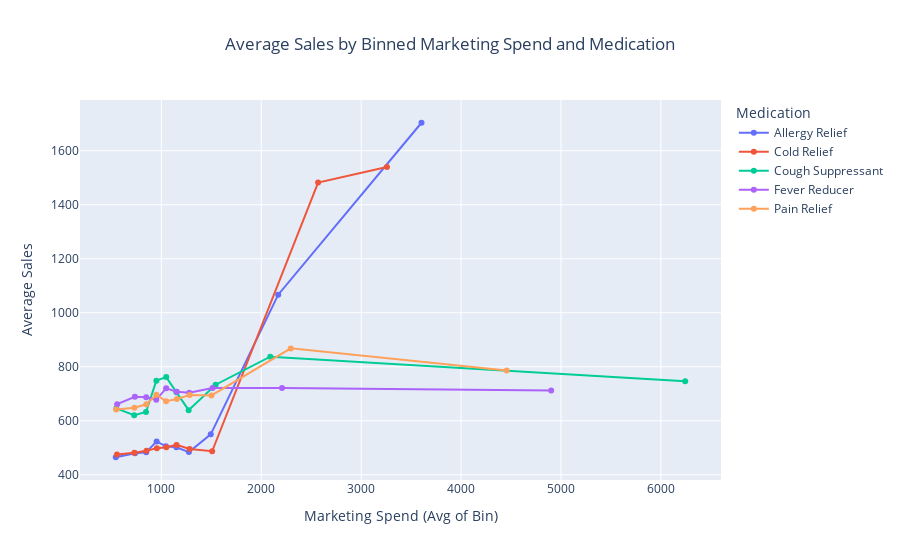

Notebook cell for this chart:
### Markdown cell above
This plot supports the idea that Google Trends can serve as a leading indicator of medication demand, as all fitted trendlines show a positive slope. This suggests that higher search interest is generally associated with increased sales. 

Medications tied to seasonal or outbreak-driven symptoms, such as cough suppressants, cold relief, and allergy medications which exhibit the steepest slopes, indicating that their sales may be more sensitive to changes in public interest.

A higher slope reflects a stronger rate of increase in sales with rising search volume, making these categories potentially more predictable or responsive in demand forecasting efforts.

### Code cell
# Instead of plotting raw Marketing Spend (which is too noisy), we bin it into 10 quantiles.
# This groups spend values into 10 buckets based on distribution, not fixed ranges, but balanced by count.
# We use qcut (quantile cut) to do that, and drop duplicates just in case some bins overlap due to identical values.
df_eda['Spend_bin'] = pd.qcut(df_eda['Marketing_Spend'], q=10, duplicates='drop')

# Now we aggregate by bin and Medication — we are getting the average Sales and average Spend per combination.
# This simplifies the data and gives us a much cleaner way to look at how sales behave across increasing spend levels.
agg_bin = df_eda.groupby(['Spend_bin', 'Medication'], observed=True).agg(
    Avg_Sales=('Sales', 'mean'),
    Avg_Spend=('Marketing_Spend', 'mean')
).reset_index()

# We convert the bin intervals (which are unappealing like "[1354.0, 1785.5]") into strings for tooltips only.
# The x-axis will use Avg_Spend instead, so the spacing actually reflects the amount of money spent.
agg_bin['Spend_bin'] = agg_bin['Spend_bin'].astype(str)

# Now we plot where x-axis is Avg_Spend, y-axis is Avg_Sales, and the color shows the Medication type.
# This gives us a clean line chart with markers, showing how sales change with increasing spend.
# Much easier to interpret than a messy scatter (which is what we tried to improve from our old graphs).
fig = px.line(
    agg_bin,
    x='Avg_Spend',
    y='Avg_Sales',
    color='Medication',
    markers=True,
    title='Average Sales by Binned Marketing Spend and Medication',
    labels={'Avg_Spend': 'Marketing Spend (Avg of Bin)', 'Avg_Sales': 'Average Sales'}
)

# Center the title and show the figure.
fig.update_layout(title_x=0.5)
fig.show()

### Figure 1 — Plotly figure (JSON) as saved in the notebook; plotly's stock layout.template omitted (floating-point values rounded to 4 significant figures)
{"data": [{"hovertemplate": "Medication=Allergy Relief<br>Marketing Spend (Avg of Bin)=%{x}<br>Average Sales=%{y}<extra></extra>", "legendgroup": "Allergy Relief", "line": {"color": "#636efa", "dash": "solid"}, "marker": {"symbol": "circle"}, "mode": "lines+markers", "name": "Allergy Relief", "orientation": "v", "showlegend": true, "type": "scatter", "x": [543.7, 736.1, 848.1, 952.6, 1045.0, 1150.0, 1275.0, 1494.0, 2169.0, 3604.0], "xaxis": "x", "y": [464.8, 479.9, 483.4, 523.6, 505.2, 501.6, 484.0, 549.6, 1067, 1704.0], "yaxis": "y"}, {"hovertemplate": "Medication=Cold Relief<br>Marketing Spend (Avg of Bin)=%{x}<br>Average Sales=%{y}<extra></extra>", "legendgroup": "Cold Relief", "line": {"color": "#EF553B", "dash": "solid"}, "marker": {"symbol": "circle"}, "mode": "lines+markers", "name": "Cold Relief", "orientation": "v", "showlegend": true, "type": "scatter", "x": [555.3, 729.4, 851.3, 954.9, 1050.0, 1152.0, 1283.0, 1508.0, 2569.0, 3258.0], "xaxis": "x", "y": [475.5, 481.6, 488.8, 498.5, 501.9, 510.6, 495.8, 486.9, 1482.0, 1540.0], "yaxis": "y"}, {"hovertemplate": "Medication=Cough Suppressant<br>Marketing Spend (Avg of Bin)=%{x}<br>Average Sales=%{y}<extra></extra>", "legendgroup": "Cough Suppressant", "line": {"color": "#00cc96", "dash": "solid"}, "marker": {"symbol": "circle"}, "mode": "lines+markers", "name": "Cough Suppressant", "orientation": "v", "showlegend": true, "type": "scatter", "x": [549.1, 727.9, 846.1, 949.8, 1049.0, 1151.0, 1273.0, 1543.0, 2090.0, 6243.0], "xaxis": "x", "y": [645.7, 620.3, 632.4, 748.6, 761.8, 705.6, 639.3, 733.5, 837.5, 746.4], "yaxis": "y"}, {"hovertemplate": "Medication=Fever Reducer<br>Marketing Spend (Avg of Bin)=%{x}<br>Average Sales=%{y}<extra></extra>", "legendgroup": "Fever Reducer", "line": {"color": "#ab63fa", "dash": "solid"}, "marker": {"symbol": "circle"}, "mode": "lines+markers", "name": "Fever Reducer", "orientation": "v", "showlegend": true, "type": "scatter", "x": [557.5, 734.6, 847.8, 948.7, 1048.0, 1154.0, 1279.0, 1513.0, 2208.0, 4902.0], "xaxis": "x", "y": [661.5, 688.9, 687.4, 677.9, 720.0, 707.8, 703.6, 721.6, 721.1, 711.9], "yaxis": "y"}, {"hovertemplate": "Medication=Pain Relief<br>Marketing Spend (Avg of Bin)=%{x}<br>Average Sales=%{y}<extra></extra>", "legendgroup": "Pain Relief", "line": {"color": "#FFA15A", "dash": "solid"}, "marker": {"symbol": "circle"}, "mode": "lines+markers", "name": "Pain Relief", "orientation": "v", "showlegend": true, "type": "scatter", "x": [547.0, 730.0, 849.2, 950.2, 1047.0, 1155.0, 1283.0, 1501.0, 2295.0, 4456.0], "xaxis": "x", "y": [641.3, 648.5, 660.8, 696.0, 672.1, 680.6, 695.0, 693.7, 868.1, 785.8], "yaxis": "y"}], "layout": {"legend": {"title": {"text": "Medication"}, "tracegroupgap": 0}, "title": {"text": "Average Sales by Binned Marketing Spend and Medication", "x": 0.5}, "xaxis": {"anchor": "y", "domain": [0, 1], "title": {"text": "Marketing Spend (Avg of Bin)"}}, "yaxis": {"anchor": "x", "domain": [0, 1], "title": {"text": "Average Sales"}}}}
